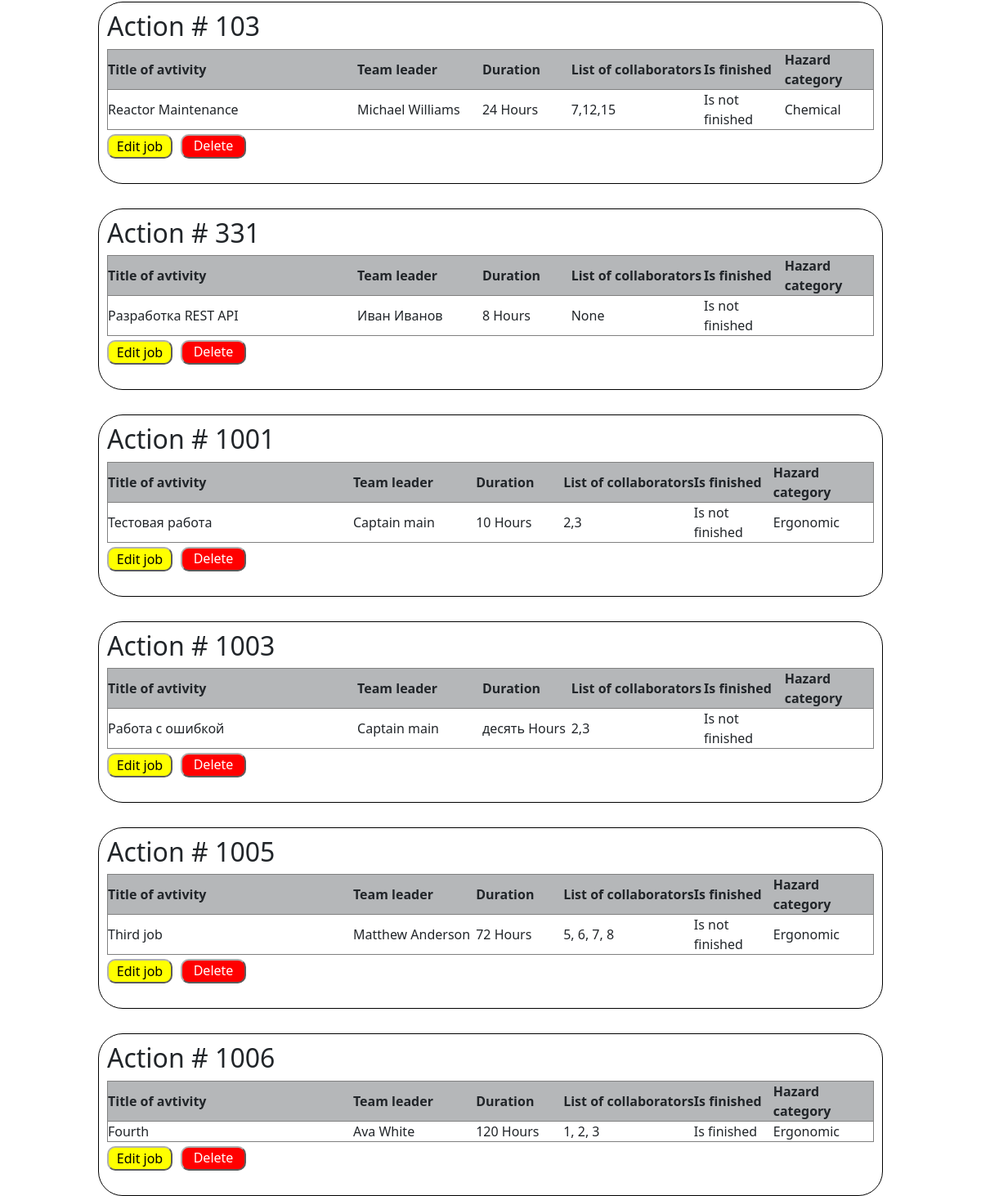
Page /jobs_list (signed in, lower part) on the earlier database version.
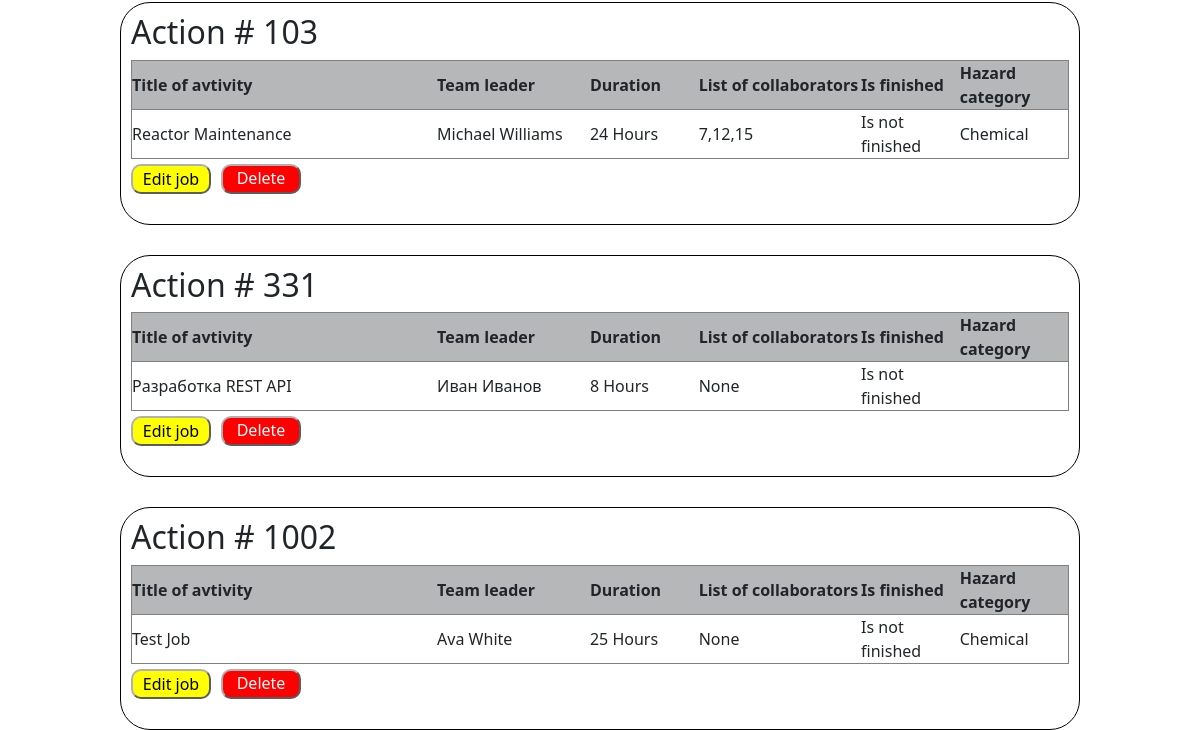
Same page on the later database version.
### models/jobs.py (models this page shows)
class Jobs(SqlAlchemyBase):
    __tablename__ = 'jobs'
    id = sqlalchemy.Column(sqlalchemy.Integer, primary_key=True,
                           autoincrement=True)
    author = sqlalchemy.Column(sqlalchemy.Integer,
                               ForeignKey('users.id'), nullable=False)
    team_leader = sqlalchemy.Column(sqlalchemy.Integer,
                                    ForeignKey('users.id'), nullable=False)
    job_title = sqlalchemy.Column(sqlalchemy.String, nullable=True)
    work_size = sqlalchemy.Column(sqlalchemy.Integer, nullable=False)
    collaborators = sqlalchemy.Column(sqlalchemy.String, nullable=True)
    start_date = sqlalchemy.Column(sqlalchemy.DateTime,
                                   default=datetime.datetime.now)
    end_date = sqlalchemy.Column(sqlalchemy.DateTime,
                                 default=datetime.datetime.now)
    is_finished = sqlalchemy.Column(sqlalchemy.Boolean, default=False)
    hazard_category = sqlalchemy.Column(sqlalchemy.Integer,
                                        ForeignKey('hazard_category.id'),
                                        nullable=True)
    team_leader_user = relationship("User", backref='team_leader_jobs',
                                    foreign_keys=[team_leader])
    author_user = relationship("User", backref='author_jobs',
                               foreign_keys=[author])
    hazard_category_rel = relationship("HazardCategory", back_populates="jobs")

### models/users.py (models this page shows, shortened)
class User(SqlAlchemyBase, UserMixin):
    __tablename__ = 'users'
    id = sqlalchemy.Column(sqlalchemy.Integer,
                           primary_key=True, autoincrement=True)
    name = sqlalchemy.Column(sqlalchemy.String, nullable=True)
    surname = sqlalchemy.Column(sqlalchemy.String, nullable=True)
    age = sqlalchemy.Column(sqlalchemy.String, nullable=True)
    email = sqlalchemy.Column(sqlalchemy.String,
                              index=True, unique=True, nullable=True)
    position = sqlalchemy.Column(sqlalchemy.String, nullable=True)
    speciality = sqlalchemy.Column(sqlalchemy.String, nullable=True)
    hashed_password = sqlalchemy.Column(sqlalchemy.String, nullable=True)
    modified_date = sqlalchemy.Column(sqlalchemy.DateTime,
                                     default=datetime.datetime.now)
    news = relationship("News", back_populates='user')

### data/hazard_category.py (models this page shows)
class HazardCategory(SqlAlchemyBase):
    __tablename__ = 'hazard_category'
    id = sqlalchemy.Column(sqlalchemy.Integer, primary_key=True,
                           autoincrement=True)
    hazard_category_title = sqlalchemy.Column(sqlalchemy.String)
    jobs = relationship("Jobs", back_populates='hazard_category_rel')

### handlers/work_with_jobs.py (the view)
@work_with_jobs_bp.route('/jobs_list')
@login_required
def get_jobs_list():
    db_ss = db_session.create_session()
    jobs = db_ss.query(Jobs).all()
    current_user_id = current_user.id
    message = get_flashed_messages()
    return render_template('jobs.html', jobs=jobs,
                           current_user_id=current_user_id,
                           message=message)

### data/db_session.py (called while the page is built)
def create_session() -> Session:
    global __factory
    if __factory is None:
        raise Exception("Session factory is not initialized. Make sure to call global_init() first.")
    return __factory()

### main.py (called while the page is built)
@login_manager.user_loader
def load_user(user_id):
    db_sess = db_session.create_session()
    return db_sess.query(User).get(user_id)

### templates/jobs.html (shortened to what this page needs)
{% extends "base.html" %}
{% block styles %}
    <link rel="stylesheet" href="{{ url_for('static', filename='css/job_list.css')}}">
{% endblock %}
{% block content %}
{% for job  in jobs %}
    <div class="action">
        <h2>Action # {{ job.id }} </h2>
        <table>
            <tr>
                <th width="200">Title of avtivity</th>
                <th width="100">Team leader</th>
                <th width="50">Duration</th>
                <th width="50">List of collaborators</th>
                <th width="50">Is finished</th>
                <th width="50">Hazard category</th>
            </tr>
            <tr>
                <td>{{ job.job_title }}</td>
                <td>{{ job.team_leader_user.name }} {{ job.team_leader_user.surname }}</td>
                <td>{{ job.work_size }} Hours</td>
                <td>{{ job.collaborators }}</td>
                {% if job.is_finished %}
                    <td>Is finished</td>
                {% else %}
                    <td>Is not finished</td>
                {% endif %}
                <td>{{ job.hazard_category_rel.hazard_category_title }}</td>
            </tr>
        </table>
        {% if job.author_user.id == current_user_id or current_user_id == 1 or job.team_leader == current_user_id %}
        <div class="buttons_block">
            <form action="{{ url_for('work_with_jobs.edit_job', job_id=job.id )}}" method="get">
                <button class="btn_for_edit" type="submit">Edit job</button>
            </form>
            <form action="{{ url_for('work_with_jobs.delete_job', job_id=job.id )}}" method="post">
                <button class="btn_for_delete" type="submit">Delete job</button>
            </form>
        </div>
        {% endif %}
    </div>
{% endfor %}
{% endblock %}

### templates/base.html (shortened to what this page needs)
<!DOCTYPE html>
<html lang="ru">
<head>
    <link rel="stylesheet"
    href="https://cdn.jsdelivr.net/npm/bootstrap@5.0.0-beta1/dist/css/bootstrap.min.css"
>
    <link rel="stylesheet" href="{{ url_for('static', filename='css/style.css')}}">
    {% block styles %}{% endblock %}
</head>
<body>
    <main>
        {% block content %}{% endblock %}
    </main>
</body>
</html>

### static/css/style.css (style rules this page uses)
* { margin: 0px; padding: 0px; font-family: 'Segoe UI', Tahoma, Geneva, Verdana, sans-serif; }
main { display: flex; flex-direction: column; align-items: center; height: 100vh; margin-top: 20px; }
.buttons_block { display: flex; justify-content: space-between; width: 230px; margin-top: 5px; }
.btn_for_edit, .btn_for_delete { border-radius: 10px; border-color: rgb(175, 176, 176); height: 30px; width: 80px; }
.btn_for_edit { background-color: yellow; }
.btn_for_delete { color: white; background-color: red; }

### static/css/job_list.css (style rules this page uses)
div.action { border: 1px solid rgb(0, 0, 0); padding: 10px; border-radius: 30px; margin-top: 30px; width: 80%; }
table { width: 100%; }
tr { border: 1px solid grey; }
.buttons_block { display: flex; justify-content: space-between; width: 170px; margin-top: 5px; }

Differences in the rows shown:
removed Jobs: id "1001", job_title "Тестовая работа", team_leader_user.name "Captain", team_leader_user.surname "main", work_size "10", collaborators "2,3", is_finished "Is not finished", hazard_category_rel.hazard_category_title "Ergonomic"
removed Jobs: id "1003", job_title "Работа с ошибкой", team_leader_user.name "Captain", team_leader_user.surname "main", work_size "десять", collaborators "2,3", is_finished "Is not finished"
removed Jobs: id "1005", job_title "Third job", team_leader_user.name "Matthew", team_leader_user.surname "Anderson", work_size "72", collaborators "5, 6, 7, 8", is_finished "Is not finished", hazard_category_rel.hazard_category_title "Ergonomic"
removed Jobs: id "1006", job_title "Fourth", team_leader_user.name "Ava", team_leader_user.surname "White", work_size "120", collaborators "1, 2, 3", is_finished "Is finished", hazard_category_rel.hazard_category_title "Ergonomic"
added Jobs: id "1002", job_title "Test Job", team_leader_user.name "Ava", team_leader_user.surname "White", work_size "25", collaborators "None", is_finished "Is not finished", hazard_category_rel.hazard_category_title "Chemical"
